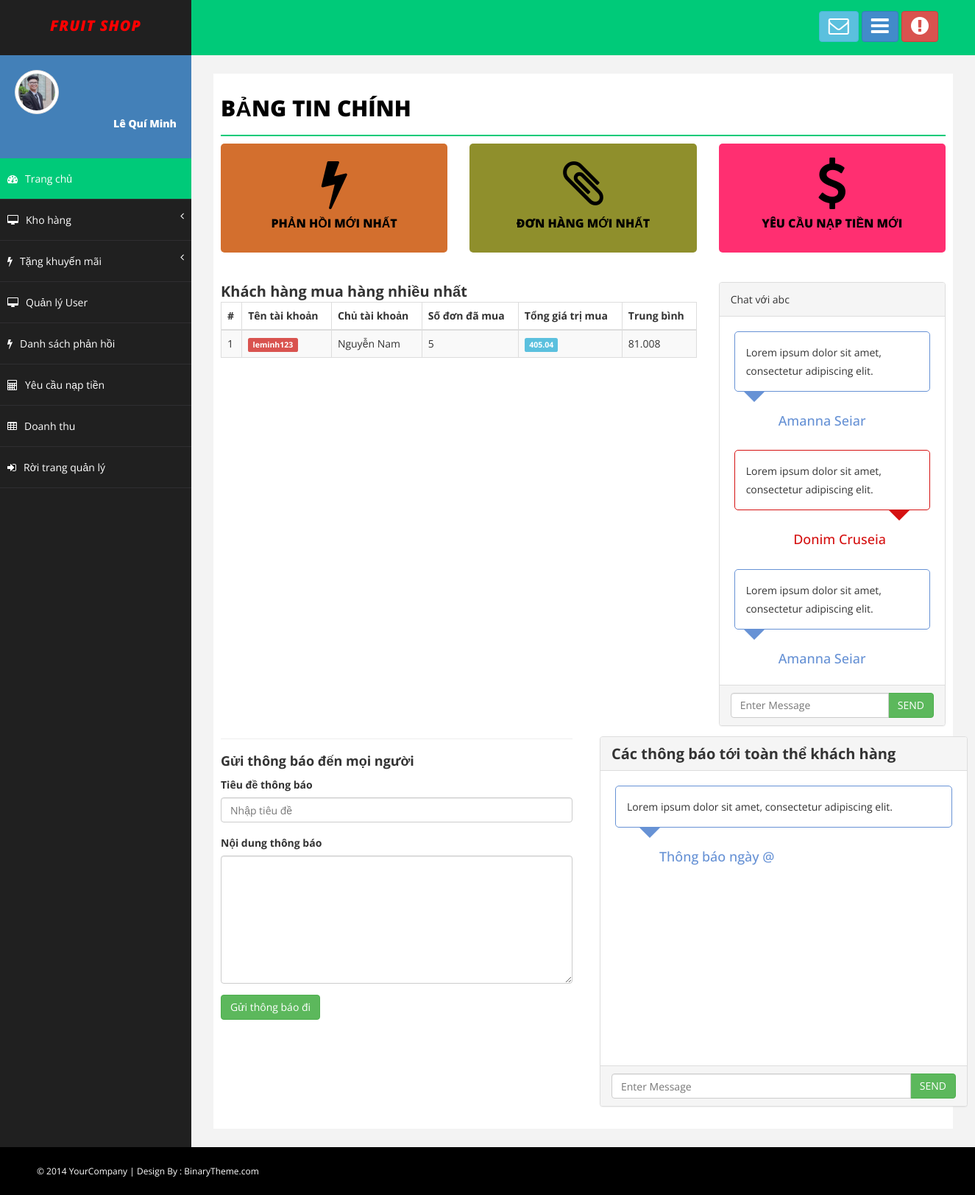
The app's page /Admin/Admin_TC.php (signed in) with its own data.
### tables this page shows
CREATE TABLE `dsuser` (
  `ID_User` int(11) NOT NULL,
  `Name_User` varchar(50) NOT NULL,
  `Sex` varchar(50) NOT NULL,
  `Address` varchar(50) NOT NULL,
  `Date` date NOT NULL,
  `PhoneNumber` varchar(50) NOT NULL,
  `Email` varchar(50) NOT NULL,
  `Avt` varchar(50) NOT NULL,
  `Wallet` double NOT NULL,
  `Chucvu` varchar(50) NOT NULL,
  `Name_TK` varchar(50) NOT NULL
);

### Admin/Control.php (called while the page is built, shortened)
<?php
    include("../Connect.php");
    class data{
        function Search_User($tentk){
            global $con;
            $sql = "SELECT* FROM dsuser WHERE Name_TK = '$tentk'";
            $run = mysqli_query($con,$sql);
            return $run;
        }
        function ListKH_TN(){
            global $con;
            $sql = "SELECT Name_TK, SUM(TongTien) FROM hoadon";
            $run = mysqli_query($con,$sql);
            return $run;
        }
        function Search_HDKH($tk){
            global $con;
            $sql = "SELECT * FROM hoadon
                    WHERE Name_TK = '$tk'";
            $run = mysqli_query($con,$sql);
            return $run;
        }
    }
?>

### Admin/Admin_TC.php (the view, shortened to what this page needs)
<!DOCTYPE html>
<html xmlns="http://www.w3.org/1999/xhtml">
<head>
    <?php
        include("Control.php");
        $getdata = new data();
        $input = $getdata->Search_User($_SESSION['TenTK']);
        $ttcn = mysqli_fetch_array($input);
    ?>
    <link href="assets/css/bootstrap.css" rel="stylesheet" />
    <link href="assets/css/font-awesome.css" rel="stylesheet" />
    <link href="assets/css/basic.css" rel="stylesheet" />
    <link href="assets/css/custom.css" rel="stylesheet" />
</head>
<body>
    <div id="wrapper">
        <nav class="navbar navbar-default navbar-cls-top " role="navigation" style="margin-bottom: 0">
            <div class="navbar-header">
                <a class="navbar-brand" style="font-style: italic; color: red;" href="Admin_TC.php">Fruit Shop</a>
            </div>
            <div class="header-right">
                <a href="#" class="btn btn-info" title="Hộp thư đến"><i class="fa fa-envelope-o fa-2x"></i></a>
                <a href="#" class="btn btn-primary" title="New Task"><i class="fa fa-bars fa-2x"></i></a>
                <button href="login.html" id="logout" class="btn btn-danger" title="Logout"><i class="fa fa-exclamation-circle fa-2x"></i></button>
            </div>
        </nav>
        <nav class="navbar-default navbar-side" role="navigation">
            <div class="sidebar-collapse">
                <ul class="nav" id="main-menu">
                    <li>
                        <div class="user-img-div">
                            <img src="../User/images/image_User/<?php echo$ttcn['Avt']; ?>" class="img-thumbnail" style="border-radius: 50%;" />
                            <div class="inner-text">
                                <?php echo$ttcn['Name_User']; ?>
                            </div>
                        </div>
                    </li>
                    <li>
                        <a class="active-menu" href="Admin_TC.php"><i class="fa fa-dashboard "></i>Trang chủ</a>
                    </li>
                    <li>
                        <a href="#"><i class="fa fa-desktop"></i>Kho hàng<span class="fa arrow"></span></a>
                    </li>
                     <li>
                        <a href="#"><i class="fa fa-flash"></i>Tặng khuyến mãi<span class="fa arrow"></span></a>
                    </li>
                    <li>
                        <a href="QLUser.php"><i class="fa fa-desktop"></i>Quản lý User</a>
                    </li>
                    <li>
                        <a href="DSPhanhoi.php"><i class="fa fa-flash"></i>Danh sách phản hồi</a>
                    </li>
                    <li>
                        <a href="#"><i class="fa fa-calculator"></i>Yêu cầu nạp tiền</a>
                    </li>
                    <li>
                        <a href="#"><i class="fa fa-table"></i>Doanh thu</a>
                    </li>
                    <li>
                        <a href="../User/Trangchu.php" ><i class="fa fa-sign-in "></i>Rời trang quản lý</a>
                    </li>
                </ul>
             </div>
        </nav>
        <div id="page-wrapper">
            <div id="page-inner">
                <div class="row">
                    <div class="col-md-12">
                        <h1 class="page-head-line">Bảng tin chính</h1>
                     </div>
                </div>
                <div class="row">
                    <div class="col-md-4">
                        <a href="DSPhanhoi.php" style="color: black;">
                            <div class="main-box mb-red">
                                <i class="fa fa-bolt fa-5x"></i>
                                <h5>Phản hồi mới nhất</h5>
                            </div>
                        </a>
                    </div>
                    <div class="col-md-4">
                        <a href="#" style="color: black;">
                            <div class="main-box mb-dull">
                                <i class="fa fa-paperclip fa-5x"></i>
                                <h5>Đơn hàng mới nhất</h5>
                            </div>
                        </a>
                    </div>
                    <div class="col-md-4">
                        <a href="DSYCNT.php" style="color: black;">
                            <div class="main-box mb-pink">
                                <i class="fa fa-dollar fa-5x"></i>
                                <h5>Yêu cầu nạp tiền mới<span style="color: red;"><?php if(isset($_SESSION['demyc']) && $_SESSION['demyc']>0) echo"(".$_SESSION['demyc'].")"; ?></span></h5>
                            </div>
                        </a>
                    </div>
                </div>
                <div class="row">
                    <div class="col-md-8" style="height: 600px; max-height: 600px;">
                        <div class="table-responsive">
                            <span style="font-size: 20px; font-weight: bold;">Khách hàng mua hàng nhiều nhất</span>
                            <table class="table table-striped table-bordered table-hover">
                                <thead>
                                    <tr>
                                        <th>#</th>
                                        <th>Tên tài khoản</th>
                                        <th>Chủ tài khoản</th>
                                        <th>Số đơn đã mua</th>
                                        <th>Tổng giá trị mua</th>
                                        <th>Trung bình</th>
                                    </tr>
                                </thead>
                                <tbody>
                                    <?php
                                        $khtn = $getdata->ListKH_TN();
                                        $stt=1;
                                        foreach($khtn as $kh){
                                            $sld = $getdata->Search_HDKH($kh['Name_TK']);
                                            $se_chutk = $getdata->Search_User($kh['Name_TK']);
                                            $ctk = mysqli_fetch_array($se_chutk);
                                    ?>
                                        <tr>
                                            <td><?php echo$stt++; ?></td>
                                            <td><span class="label label-danger"><?php echo$kh['Name_TK']; ?></span></td>
                                            <td><?php echo $ctk['Name_User']; ?></td>
                                            <td><?php echo(mysqli_num_rows($sld)); ?></td>
                                            <td><span class="label label-info"><?php echo$kh['SUM(TongTien)']; ?></span></td>
                                            <td><?php echo($kh['SUM(TongTien)']/mysqli_num_rows($sld)); ?></td>
                                        </tr>
                                    <?php
                                        }
                                    ?>
                                </tbody>
                            </table>
                        </div>
                    </div>
                    <div class="col-md-4" style="height: 600px; max-height: 600px;">
                        <div class="panel panel-default">
                            <div class="panel-heading">
                                Chat với abc
                            </div>
                            <div class="panel-body" style="padding: 0px;">
                                <div class="chat-widget-main">
                                    <div class="chat-widget-left">
                                        Lorem ipsum dolor sit amet, consectetur adipiscing elit.
                                    </div>
                                    <div class="chat-widget-name-left">
                                        <h4>Amanna Seiar</h4>
                                    </div>
                                    <div class="chat-widget-right">
                                        Lorem ipsum dolor sit amet, consectetur adipiscing elit.
                                    </div>
                                    <div class="chat-widget-name-right">
                                        <h4>Donim Cruseia </h4>
                                    </div>
                                    <div class="chat-widget-left">
                                        Lorem ipsum dolor sit amet, consectetur adipiscing elit.
                                    </div>
                                    <div class="chat-widget-name-left">
                                        <h4>Amanna Seiar</h4>
                                    </div>
                                </div>
                            </div>
                            <div class="panel-footer">
                                <div class="input-group">
                                    <input type="text" class="form-control" placeholder="Enter Message" />
                                    <span class="input-group-btn">
                                        <button class="btn btn-success" type="button">SEND</button>
                                    </span>
                                </div>
                            </div>
                        </div>
                    </div>
                    <div class="col-md-6">
                        <div id="comments-sec">
                            <hr />
                            <h4><strong>Gửi thông báo đến mọi người</strong></h4>
                            <div class="form-group  ">
                                <label>Tiêu đề thông báo</label>
                                <input type="text" class="form-control" required="required" placeholder="Nhập tiêu đề" />
                            </div>
                            <div class="form-group ">
                                <label>Nội dung thông báo</label>
                                <textarea class="form-control" rows="8"></textarea>
                            </div>
                            <div class="form-group">
                                <button type="submit" class="btn btn-success">Gửi thông báo đi</button>
                            </div>
                        </div>
                    <div class="col-md-4">
                        <div class="panel panel-default" style="margin-left: 500px; width: 500px; margin-top: -400px;">
                            <div class="panel-heading" style="font-weight: bold; font-size: 20px;">
                                Các thông báo tới toàn thể khách hàng
                            </div>
                            <div class="panel-body" style="padding: 0px;">
                                <div class="chat-widget-main" style="height: 400px; max-height: 400px;">
                                    <div class="chat-widget-left">
                                        Lorem ipsum dolor sit amet, consectetur adipiscing elit.
                                    </div>
                                    <div class="chat-widget-name-left">
                                        <h4>Thông báo ngày @</h4>
                                    </div>
                                </div>
                                <div class="panel-footer">
                                    <div class="input-group">
                                        <input type="text" class="form-control" placeholder="Enter Message" />
                                        <span class="input-group-btn">
                                            <button class="btn btn-success" type="button">SEND</button>
                                        </span>
                                    </div>
                                </div>
                            </div>
                        </div>
                    </div>
                </div>
            </div>
        </div>
    </div>
    <div id="footer-sec">
        &copy; 2014 YourCompany | Design By : <a href="http://www.binarytheme.com/" target="_blank">BinaryTheme.com</a>
    </div>
</body>
</html>

### Admin/assets/css/basic.css (style rules this page uses)
body { font-family: 'Open Sans', sans-serif; line-height:25px; }
#wrapper { width: 100%; background: #202020; }
#page-wrapper { padding: 15px 15px; min-height: 600px; background: #F3F3F3; }
#page-inner { width: 100%; margin: 10px 20px 10px 0px; background-color: #fff!important; padding: 10px; min-height: 1200px; }
.page-head-line { font-size: 30px; text-transform: uppercase; color: #000; font-weight: 800; padding-bottom: 20px; border-bottom: 2px solid #00CA79; margin-bottom: 10px; }
.navbar-cls-top .navbar-brand { color: #fff; background: #202020; width: 260px; text-align: center; height: 75px; font-size: 20px; letter-spacing: 1px; font-weight: 900; padding-top: 25px; text-transform:uppercase; }
.header-right { color: #fff; padding: 15px 50px 5px 50px; float: right; font-size: 16px; }
.user-img-div { min-height: 140px; padding: 20px; background-color: #4380B8; }
.user-img-div img { max-height: 60px; }
.user-img-div .inner-text { text-align: right; position: relative; color: #fff; font-weight: 800; line-height: 25px; }
.active-menu { background-color: #00CA79!important; }
.arrow { float: right; }
.fa.arrow:before { content: "\f104"; }
.sidebar-collapse, .sidebar-collapse .nav { background: none; }
.sidebar-collapse .nav { padding: 0; }
.sidebar-collapse .nav > li > a { color: #fff; background: #202020; text-shadow: none; padding: 15px 40px; border-bottom: 1px solid #2F2E31; }
.sidebar-collapse > .nav > li > a { padding: 15px 10px; }
.navbar-side { border: none; background-color: #202020; }
.navbar-cls-top { background: #00CA79; border-bottom: none; }
.navbar-default { border: 0px solid black; }
.navbar-header { background: #000000; }
.nav > li > a > i { margin-right: 10px; }
#footer-sec { background-color:#000; padding:20px 50px; color:#fff; font-size:12px; }
#footer-sec a { color:#fff; }
@media (min-width:768px) { #page-wrapper { margin: 0 0 0 260px; padding: 15px 30px; min-height: 1200px; } }
@media (min-width:768px) { .navbar-side { z-index: 1; position: absolute; width: 260px; } }
@media (min-width:768px) { .navbar { border-radius: 0px; } }

### Admin/assets/css/custom.css (style rules this page uses)
.mb-dull { background-color:#8F8F2C; }
.mb-red { background-color:#d36f2e; }
.mb-pink { background-color:#FF2F71; }
.main-box h5 { font-size:16px; font-weight:800; text-transform:uppercase; }
.chat-widget-main { max-height:500px; padding:20px; overflow:auto; }
.chat-widget-left:after { top: 100%; left: 10%; border: solid transparent; content: " "; position: absolute; border-top-color: #6792d5; border-width: 15px; margin-left: -15px; }
.chat-widget-left { width: 100%; height: auto; padding: 15px; -webkit-border-radius: 5px; -moz-border-radius: 5px; border-radius: 5px; position: relative; border: 1px solid #6792d5; font-size:14px; }
.chat-widget-right:after { top: 100%; right: 10%; border: solid transparent; content: " "; position: absolute; border-top-color: #d51111; border-width: 15px; margin-left: -15px; }
.chat-widget-right { width: 100%; height: auto; padding: 15px; -webkit-border-radius: 5px; -moz-border-radius: 5px; border-radius: 5px; position: relative; border: 1px solid #d51111; font-size:14px; }
.chat-widget-name-left { color: #6792d5; margin-top: 30px; margin-left: 60px; text-align:left; font-weight:900; padding-bottom:20px; font-size:16px; }
.chat-widget-name-right { color: #d51111; margin-top: 30px; margin-right: 60px; font-size:16px; text-align:right; font-weight:900; padding-bottom:20px; }

### records on screen
dsuser: Avt (picture), Name_User "Lê Quí Minh"
dsuser: Name_User "Nguyễn Nam"

### other values on screen
$kh['Name_TK'] "leminh123"
mysqli_num_rows($sld) "5"
$kh['SUM(TongTien)'] "405.04"
$kh['SUM(TongTien)']/mysqli_num_rows($sld) "81.008"
